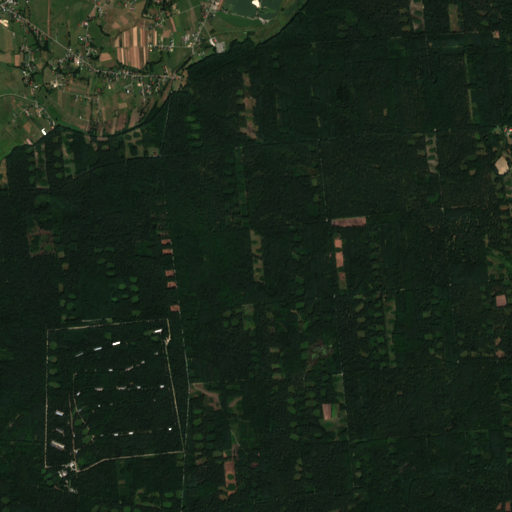
#> input picture lab_1/images/niepolomice.png, 512 x 512 px, found by its file name; its folder holds 3 pictures in this run
$ jupyter execute algebra.ipynb
#> lines starting #> are read from the running program, lines starting #| are printed output that depends on the picture
# Satellite image SVD

## Download images

Download three 512 × 512 Sentinel-2 RGB crops at 10 m/pixel from [Planetary Computer](https://planetarycomputer.microsoft.com/dataset/sentinel-2-l2a).

[cell 1]
from pathlib import Path

import matplotlib.pyplot as plt
import numpy as np
import planetary_computer
import rasterio
from PIL import Image
from pystac_client import Client
from rasterio.warp import transform
from rasterio.windows import Window

LAB_DIR = Path("lab_1") if Path("lab_1/algebra.ipynb").exists() else Path(".")
IMAGE_DIR = LAB_DIR / "images"

[cell 2]
IMAGE_SIZE = 512
sites = {
    "niepolomice": ("Niepołomice", 20.33, 50.03),
    "cracow": ("Kraków", 19.94, 50.06),
    "baltic": ("Baltic Sea", 18.50, 54.85),
}

IMAGE_DIR.mkdir(exist_ok=True)
catalog = None
for name, (label, lon, lat) in sites.items():
    path = IMAGE_DIR / f"{name}.png"
    if path.exists():
        continue
    if catalog is None:
        catalog = Client.open(
            "https://planetarycomputer.microsoft.com/api/stac/v1",
            modifier=planetary_computer.sign_inplace,
        )
    item = next(catalog.search(
        collections=["sentinel-2-l2a"],
        intersects={"type": "Point", "coordinates": [lon, lat]},
        datetime="2024-06-01/2024-08-31",
        query={"eo:cloud_cover": {"lt": 10}},
        sortby=[{"field": "properties.eo:cloud_cover", "direction": "asc"}],
        max_items=1,
    ).items())
    with rasterio.Env(GDAL_DISABLE_READDIR_ON_OPEN="EMPTY_DIR"):
        with rasterio.open(item.assets["visual"].href) as src:
            x, y = transform("EPSG:4326", src.crs, [lon], [lat])
            row, col = src.index(x[0], y[0])
            window = Window(col - IMAGE_SIZE // 2, row - IMAGE_SIZE // 2, IMAGE_SIZE, IMAGE_SIZE)
            rgb = src.read([1, 2, 3], window=window)
    Image.fromarray(rgb.transpose(1, 2, 0)).save(path)

print("Images saved in", IMAGE_DIR)

## Singular Value Decomposition

Convert each image to grayscale and compute its SVD.

[cell 3]
images = {}
for name in sites:
    with Image.open(IMAGE_DIR / f"{name}.png") as img:
#> img is the input picture: PIL image 512x512 RGB; mean R, G, B 26.5, 38.9, 25.9
        images[name] = np.asarray(img.convert("L"), dtype=float)

[cell 4]
fig, axes = plt.subplots(1, 3, figsize=(15, 5))
for ax, (name, imgmat) in zip(axes, images.items()):
    ax.imshow(imgmat, cmap="gray", vmin=0, vmax=255)
    ax.set_title(sites[name][0])
    ax.axis("off")
#> this loop made 3 passes
#> name on passes 1 to 3: 'niepolomice', 'cracow', 'baltic'
plt.tight_layout()
plt.show()

### SVD

Reconstruct each image using its largest singular value.

[cell 5]
svd_results = {}
fig, axes = plt.subplots(1, 3, figsize=(15, 5))
for ax, (name, imgmat) in zip(axes, images.items()):
    U, sigma, Vt = np.linalg.svd(imgmat, full_matrices=False)
    svd_results[name] = (U, sigma, Vt)
    reconstimg = U[:, :1] @ np.diag(sigma[:1]) @ Vt[:1, :]
    ax.imshow(reconstimg, cmap="gray", vmin=0, vmax=255)
    ax.set_title(sites[name][0] + " (k = 1)")
    ax.axis("off")
#> this loop made 3 passes
#> pass 1, `reconstimg = U[:, :1] @ np.diag(sigma[:1]) @ Vt[:1, :]`:
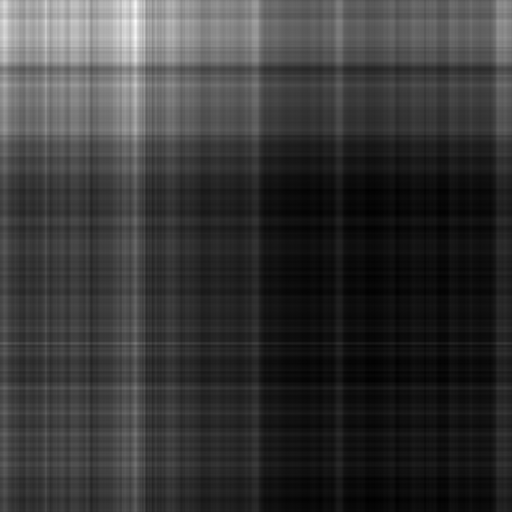
#> reconstimg: shape (512, 512) float64; min 21.24, max 77.69, mean 33.5; drawn with min black and max white
#> after the loop, svd_results = 3 items
plt.tight_layout()
plt.show()
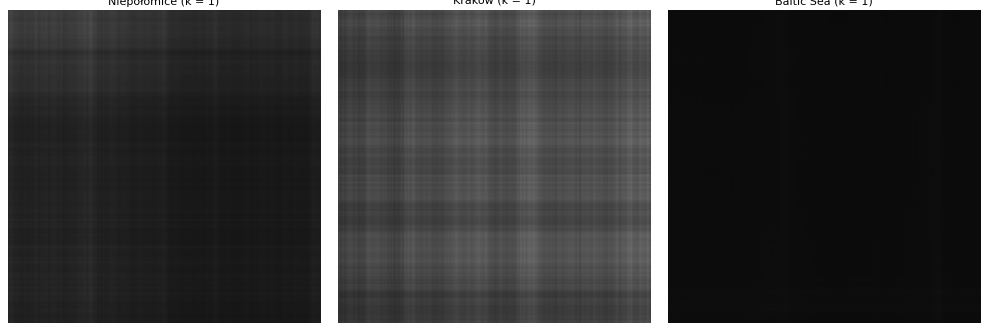
#> figure drawn by matplotlib, 3 panels

### Singular values

[cell 6]
fig, axes = plt.subplots(1, 3, figsize=(15, 4))
for ax, (name, (_, sigma, _)) in zip(axes, svd_results.items()):
    ax.plot(sigma)
    ax.set_title(sites[name][0])
    ax.set_xlabel("Component")
    ax.set_ylabel("Singular value")
plt.tight_layout()
plt.show()
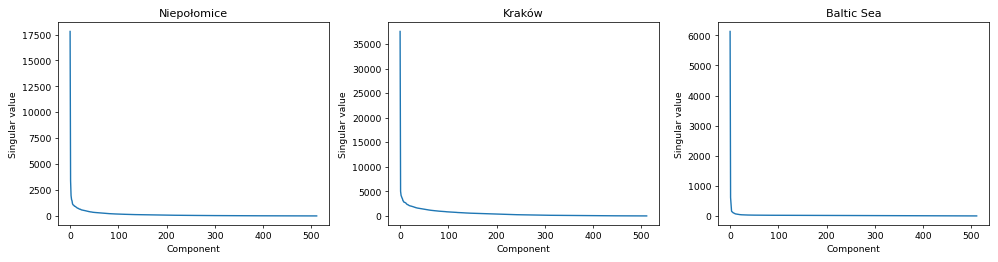
#> figure drawn by matplotlib, 3 panels; panel 1: curve peaks at x = 0, y = 17799.2; panel 2: curve peaks at x = 0, y = 37576.6; panel 3: curve peaks at x = 0, y = 6129.9

### Selected k

Smallest values from the earlier tests with SSIM ≥ 0.98: forest **200**, city **300**, sea **1**.
Keep these reconstructions in `reconstructed_images`.

[cell 7]
k_values = {"niepolomice": 200, "cracow": 300, "baltic": 1}
reconstructed_images = {}

fig, axes = plt.subplots(2, 3, figsize=(15, 9))
for col, (name, imgmat) in enumerate(images.items()):
    U, sigma, Vt = svd_results[name]
    k = k_values[name]
    reconstimg = U[:, :k] @ np.diag(sigma[:k]) @ Vt[:k, :]
    reconstructed_images[name] = reconstimg
    axes[0, col].imshow(imgmat, cmap="gray", vmin=0, vmax=255)
    axes[0, col].set_title(sites[name][0] + " (original)")
    axes[1, col].imshow(reconstimg, cmap="gray", vmin=0, vmax=255)
    axes[1, col].set_title(f"k = {k}")
    axes[0, col].axis("off")
    axes[1, col].axis("off")
#> this loop made 3 passes
#> (name, k) on passes 1 to 3: ('niepolomice', 200), ('cracow', 300), ('baltic', 1)
#> pass 2, `U, sigma, Vt = svd_results[name]`:
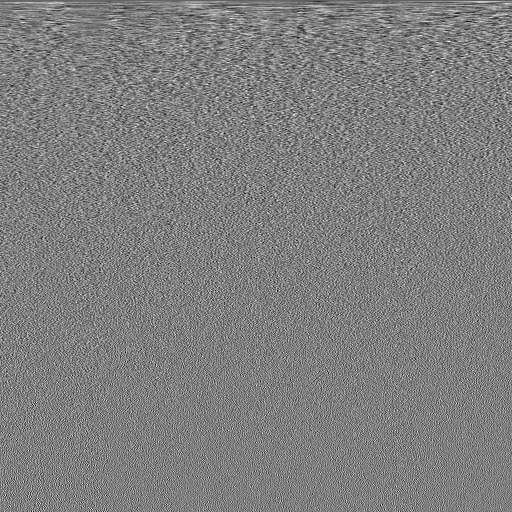
#> Vt: shape (512, 512) float64; min -0.204, max 0.205, mean -9.57e-05; drawn with min black and max white
#> pass 2, `reconstimg = U[:, :k] @ np.diag(sigma[:k]) @ Vt[:k, :]`:
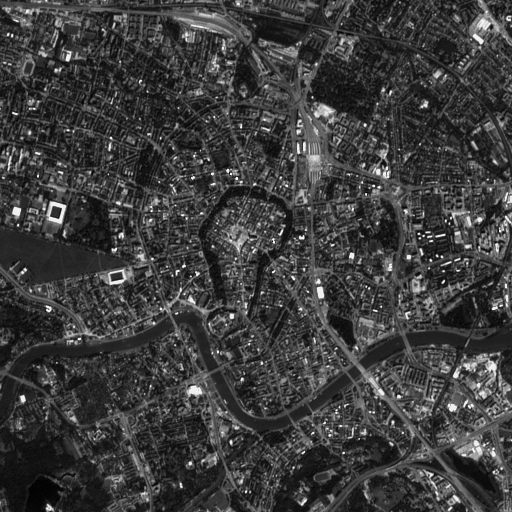
#> reconstimg: shape (512, 512) float64; min 9.82, max 270.9, mean 72.7; drawn with min black and max white
#> pass 3, `U, sigma, Vt = svd_results[name]`:
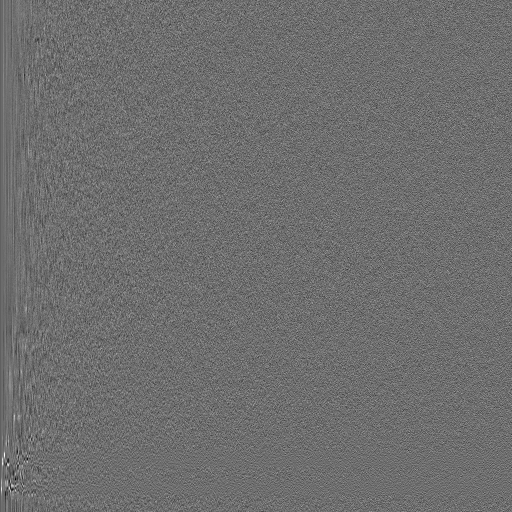
#> U: shape (512, 512) float64; min -0.351, max 0.458, mean -9.08e-05; drawn with min black and max white
#> after the loop, reconstructed_images = 3 items
plt.tight_layout()
plt.show()
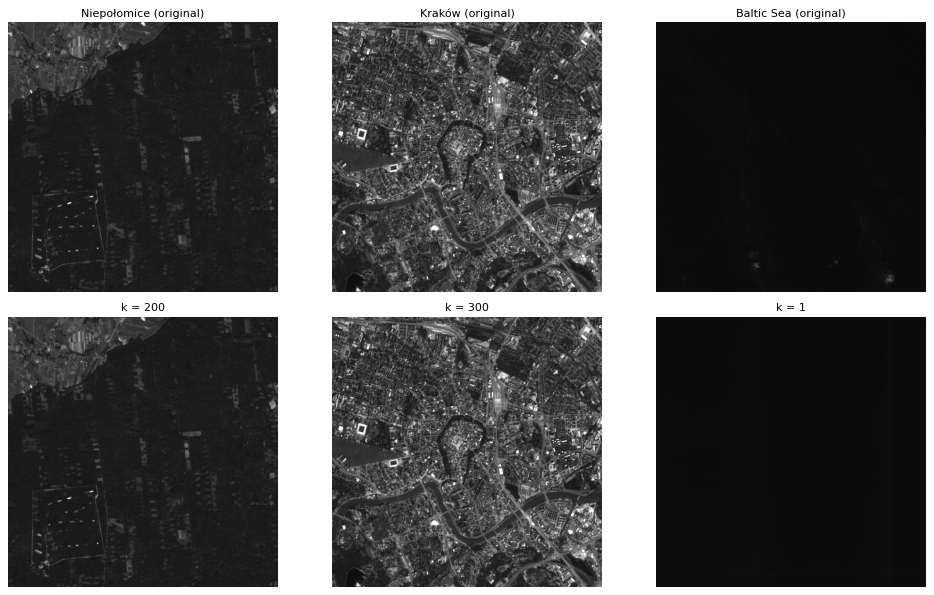
#> figure drawn by matplotlib, 6 panels

### Skipping the first 10 components

Compare components 1–k with 11–(k+10), keeping the same k.
Use the same 0–255 display range for both.

[cell 8]
skipped_images = {}
fig, axes = plt.subplots(2, 3, figsize=(15, 9))
for col, name in enumerate(images):
    U, sigma, Vt = svd_results[name]
    k = k_values[name]
    skipped = U[:, 10:k+10] @ np.diag(sigma[10:k+10]) @ Vt[10:k+10, :]
    skipped_images[name] = skipped
    axes[0, col].imshow(reconstructed_images[name], cmap="gray", vmin=0, vmax=255)
    axes[0, col].set_title(sites[name][0] + f" (1–{k})")
    axes[1, col].imshow(skipped, cmap="gray", vmin=0, vmax=255)
    axes[1, col].set_title(f"Components 11–{k+10}")
    axes[0, col].axis("off")
    axes[1, col].axis("off")
    original = images[name]
    mse_first = np.mean((original - reconstructed_images[name]) ** 2)
    mse_skipped = np.mean((original - skipped) ** 2)
    print(f"{sites[name][0]}: MSE {mse_first:.2f} -> {mse_skipped:.2f}")
#> this loop made 3 passes
#> (name, k, mse_first, mse_skipped) on passes 1 to 3: ('niepolomice', 200, 1.27, 1307), ('cracow', 300, 3.66, 5838.2), ('baltic', 1, 2.9, 146.2)
#| Niepołomice: MSE 1.27 -> 1307.03
#| Kraków: MSE 3.66 -> 5838.16
#| Baltic Sea: MSE 2.90 -> 146.21
#> pass 1, `skipped = U[:, 10:k+10] @ np.diag(sigma[10:k+10]) @ Vt[10:k+10, :]`:
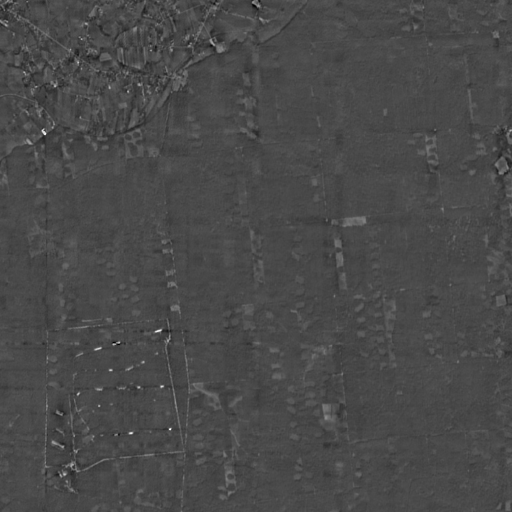
#> skipped: shape (512, 512) float64; min -78.41, max 191.5, mean 0; drawn with min black and max white
#> pass 2, `skipped = U[:, 10:k+10] @ np.diag(sigma[10:k+10]) @ Vt[10:k+10, :]`:
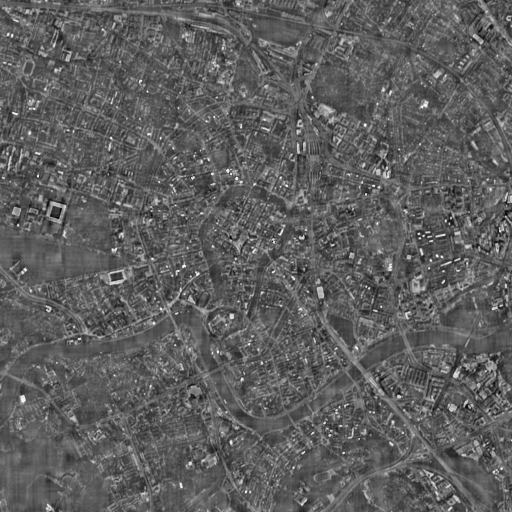
#> skipped: shape (512, 512) float64; min -116.5, max 197.8, mean 0; drawn with min black and max white
#> after the loop, skipped_images = 3 items
plt.tight_layout()
plt.show()
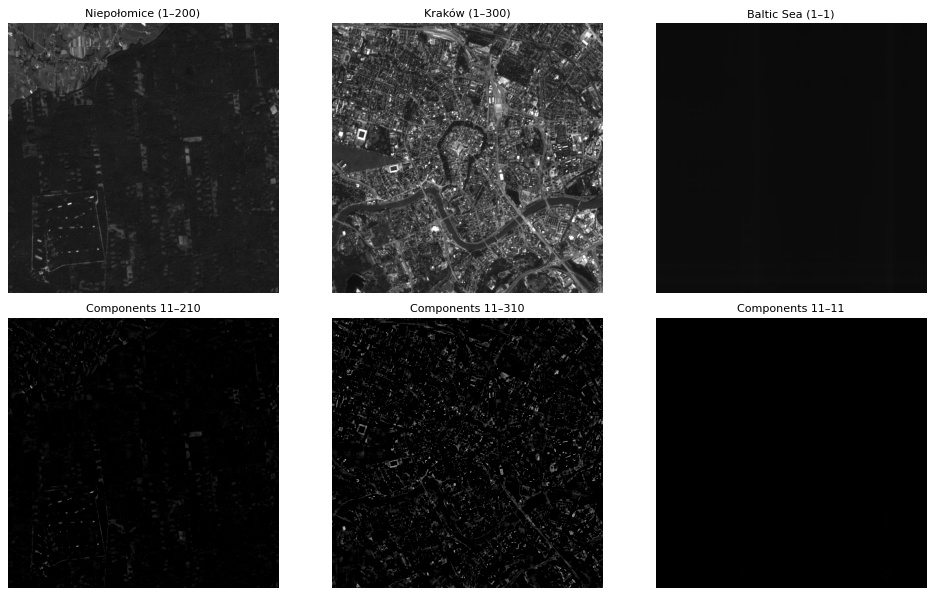
#> figure drawn by matplotlib, 6 panels
